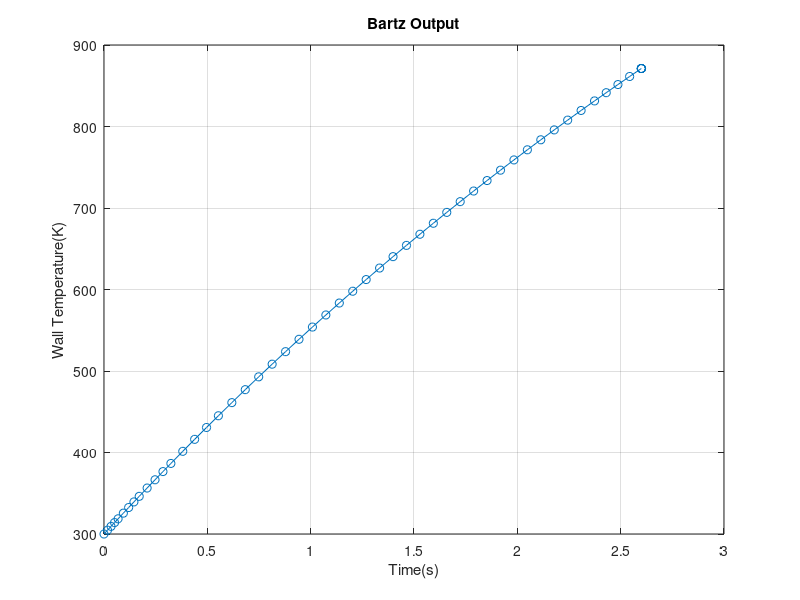

MATLAB code to generate this figure:
clear; clc;
%% ALL UNITS SI %%
%% === INPUTS === %%
% DE-1 (Cardinal) %
mdot = 1.61;    %mdot (kg/s)
%Chamber Dimensions%
r_i = 0.0664866;    %inner radius
t_w = 0.01;    %wall thickness
r_o = r_i + t_w;    %outer radius
A_loc = pi * (r_i)^2;
r_t = 0.0221622;    %throat radius
D_t = 2 * r_t;
A_t = pi * (r_t)^2;
L = 0.15;    %chamber length (use RPA)

% Chamber Material%
rho = 2700; %density
c_p = 896;  %specific heat (J/kg K)
k = 170;    %Thermal conductivity (W/m K)
sigma_yield = 276e6;    %yield strength, room temperature
sigma_ultimate = 310e6; %ultimate strength

P_chamber = 1.5e6;

T_gas = 1820;   %gas temperature (K)

c_star = P_chamber * A_t / mdot;

%Combustion Gas Properties (Take From RPA)%
mu = 7.359e-5;  %viscosity (kg/(m.s) or Pa.s)
c_p_gas = 1850; %specific heat, constant pressure
Pr = 0.5905;    %Prandtl number, effective
u = 700;    %gas velocity

%% === BARTZ HEAT TRANSFER COEFFICIENT === %%
L_c = t_w; %characteristic length
D = 2 * r_i;

h_bartz = 0.026 * (mu^0.2 * c_p_gas) / (Pr^0.6 * D_t^0.2) * (P_chamber / c_star)^0.8 * (D_t / (D_t/2))^0.1 * (A_t / (A_loc)) ^ 0.9;

h = h_bartz;

%% === BIOT NUMBER CHECK === %%
Bi = h * L_c / k;

fprintf('Biot Number Check:\n');
fprintf('Biot Number: %.3f\n',Bi);

if Bi < 0.1
    fprintf('Lumped mass model is valid.\n\n');
else
    fprintf('Lumped mass model is NOT valid.\n\n');
end

%% === LUMPED MASS HEAT TRANSFER MODEL === %%
A_inner = 2 * pi * r_i;
V_wall = pi * (r_o^2 - r_i^2) * L;
m_wall = V_wall*rho;
disp(m_wall);
C_th = m_wall*c_p;

dTwdt = @(t,Tw) h * A_inner * (T_gas-Tw) / (m_wall*c_p);

t_end = 2.6;    %total burn time (s)
Tw0 = 300;
[t,Tw]=ode45(dTwdt, [0,t_end],Tw0);

figure;
plot(t,Tw,'-o');
xlabel("Time(s)");
ylabel("Wall Temperature(K)");
title('Bartz Output');
grid on;

%% === HOOP STRESS === %%
ECF = 0.52;
sigma = (P_chamber * (r_o^2 + r_i^2) / (r_o^2 - r_i^2));
sf = (sigma_yield * ECF) / sigma;
disp(['Safety Factor:',num2str(sf)]);
